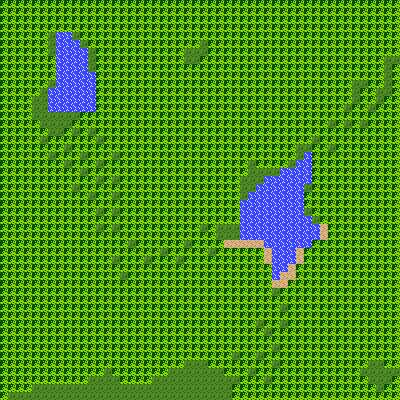

This is a level from a 2D game, rendered from its Tiled map with the project's own tilesets. A one-line summary and the map file follow, with tile-layer data summarised:
An orthogonal 50x50 tile map with 8x8 px tiles, 2 tile layers (ground, bricks, water and trees), 2 tilesets.

<map version="1.10" tiledversion="1.10.1" orientation="orthogonal" renderorder="right-down" width="50" height="50" tilewidth="8" tileheight="8" infinite="0" nextlayerid="6" nextobjectid="1">
 <tileset firstgid="1" source="ground.tsx" />
 <tileset firstgid="7" source="bricks.tsx" />
 <layer id="1" name="ground" width="50" height="50">
  <data>[2500 cells, 2500 non-empty, 1 distinct tile ids]</data>
 </layer>
 <layer id="2" name="bricks, water and trees" width="50" height="50">
  <data>[2500 cells, 2295 non-empty, 3 distinct tile ids]</data>
 </layer>
 <objectgroup id="3" name="spawns" />
 <objectgroup id="4" name="collision areas" />
 <objectgroup id="5" name="scenarios" />
</map>
